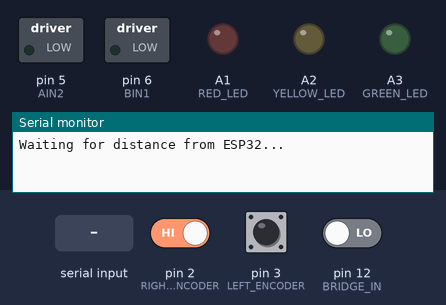
The sketch below on a simulated Arduino Uno, built with avr-gcc and run on an emulated ATmega328P. Parts: switched loads named in the sketch (green lamp = pin HIGH), output pins drawn as LEDs (lit = HIGH), the last lines printed to the serial monitor. The test bench sets the inputs (shaded band); at power-on: pin 12 (BRIDGE_IN) LOW, pin 3 (LEFT_ENCODER) HIGH, pin 2 (RIGHT_ENCODER) HIGH.

Above: at 2.8 s.
2.9 s: "200\n" received over the second serial link
At 5.1 s:
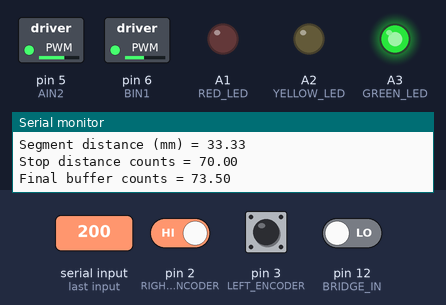
5.9 s: pin 12 (BRIDGE_IN) driven HIGH
At 8.6 s:
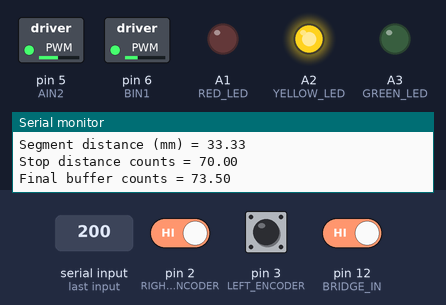
8.9 s: pin 12 (BRIDGE_IN) driven LOW
At 10.3 s:
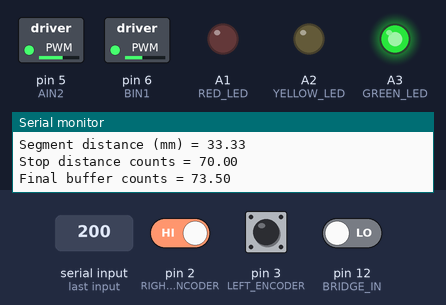
10.4 s: pin 3 (LEFT_ENCODER) pulsed LOW 5 times (0.12 s each, 0.3 s apart)
13.4 s: pin 12 (BRIDGE_IN) driven HIGH
At 13.8 s:
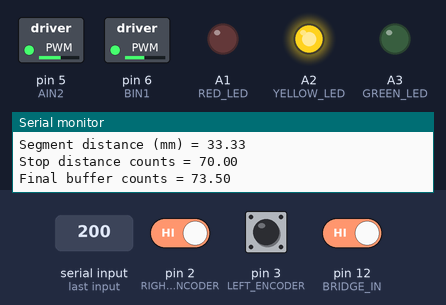
Timing chart, 0 to 15.9 s (numbered marks = the images above; inputs shaded):
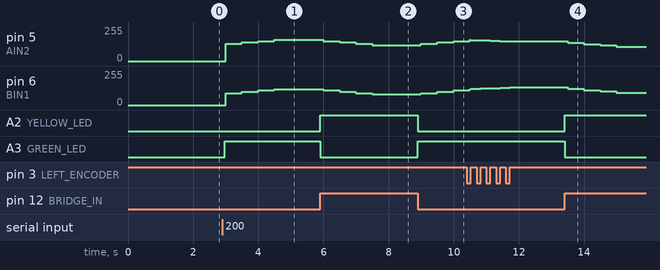

The sketch:

Mirto_Controller.ino
```cpp
#include <SoftwareSerial.h>

// ESP32 TX -> Mirto pin 11
SoftwareSerial sensorSerial(11, 13);  // RX, TX

int averageDistance = 0;

// Motor pins
const int AIN2 = 5;
const int BIN1 = 6;

// Bridge signal from ESP32
const int BRIDGE_IN = 12;

// Encoder pins
const int LEFT_ENCODER = 3;
const int RIGHT_ENCODER = 2;

// LEDs
const int RED_LED = A1;
const int YELLOW_LED = A2;
const int GREEN_LED = A3;

// Encoder counts
volatile long leftCount = 0;
volatile long rightCount = 0;

// Distance calculation
const float COUNT_PER_MM = 2.1;

// Final safety buffer before the barrier
const float FINAL_BUFFER_MM = 35.0;

// Speed settings
const int NORMAL_SPEED = 120;
const int BRIDGE_SPEED = 80;

const int MIN_SPEED = 80;
const int MAX_SPEED = 255;

// Smooth acceleration/deceleration
const int SPEED_STEP = 10;
const unsigned long SPEED_UPDATE_MS = 500;

unsigned long lastSpeedUpdate = 0;

// Steering trim
const int LEFT_TRIM = 40;

// Stop calculations
float stopDistance = 0;
float targetCount = 0;
int times = 0;

int targetSpeed = NORMAL_SPEED;
int currentSpeed = BRIDGE_SPEED;

// Straight-line correction
const float KP = 2.5;

long error = 0;

long segmentLeftStart = 0;
long segmentRightStart = 0;

// ============================================
// Encoder interrupts
// ============================================

void leftEncoder() {
  leftCount++;
}

void rightEncoder() {
  rightCount++;
}

// ============================================
// Setup
// ============================================

void setup() {

  delay(2000);

  Serial.begin(9600);
  sensorSerial.begin(9600);

  Serial.println("Waiting for distance from ESP32...");

  while (averageDistance < 100) {

    if (sensorSerial.available() > 0) {

      String s =
        sensorSerial.readStringUntil('\n');

      Serial.print("Received: [");
      Serial.print(s);
      Serial.println("]");

      averageDistance = s.toInt();

      Serial.print("Parsed value: ");
      Serial.println(averageDistance);
    }
  }

  Serial.print("Received distance = ");
  Serial.print(averageDistance);
  Serial.println(" mm");

  // Divide measured distance into 6 equal sections
  stopDistance =
    (averageDistance / 6.0) *
    COUNT_PER_MM;

  targetCount = stopDistance;

  Serial.print("Segment distance (mm) = ");
  Serial.println(averageDistance / 6.0);

  Serial.print("Stop distance counts = ");
  Serial.println(stopDistance);

  pinMode(AIN2, OUTPUT);
  pinMode(BIN1, OUTPUT);

  pinMode(BRIDGE_IN, INPUT);

  pinMode(LEFT_ENCODER, INPUT_PULLUP);
  pinMode(RIGHT_ENCODER, INPUT_PULLUP);

  pinMode(RED_LED, OUTPUT);
  pinMode(YELLOW_LED, OUTPUT);
  pinMode(GREEN_LED, OUTPUT);

  digitalWrite(RED_LED, LOW);
  digitalWrite(YELLOW_LED, LOW);
  digitalWrite(GREEN_LED, HIGH);

  attachInterrupt(
    digitalPinToInterrupt(LEFT_ENCODER),
    leftEncoder,
    RISING);

  attachInterrupt(
    digitalPinToInterrupt(RIGHT_ENCODER),
    rightEncoder,
    RISING);

  analogWrite(AIN2, 0);
  analogWrite(BIN1, 0);

  noInterrupts();
  leftCount = 0;
  rightCount = 0;
  interrupts();

  segmentLeftStart = 0;
  segmentRightStart = 0;

  Serial.print("Final buffer counts = ");
  Serial.println(FINAL_BUFFER_MM * COUNT_PER_MM);
}

// ============================================
// Main loop
// ============================================

void loop() {

  driveForward();

  while (true) {
  }
}

// ============================================
// Driving logic
// ============================================

void driveForward() {

  while (true) {

    if (digitalRead(BRIDGE_IN) == HIGH) {

      targetSpeed = BRIDGE_SPEED;

      digitalWrite(GREEN_LED, LOW);
      digitalWrite(YELLOW_LED, HIGH);

    } else {

      targetSpeed = NORMAL_SPEED;

      digitalWrite(GREEN_LED, HIGH);
      digitalWrite(YELLOW_LED, LOW);
    }

    // Smooth speed ramp
    unsigned long now = millis();

    if (now - lastSpeedUpdate >= SPEED_UPDATE_MS) {

      lastSpeedUpdate = now;

      if (currentSpeed < targetSpeed) {

        currentSpeed += SPEED_STEP;

        if (currentSpeed > targetSpeed) {
          currentSpeed = targetSpeed;
        }

      } else if (currentSpeed > targetSpeed) {

        currentSpeed -= SPEED_STEP;

        if (currentSpeed < targetSpeed) {
          currentSpeed = targetSpeed;
        }
      }
    }

    long left;
    long right;

    noInterrupts();
    left = leftCount;
    right = rightCount;
    interrupts();

    float averageCount =
      (left + right) / 2.0;

    if (averageCount >= targetCount) {

      stop();

      digitalWrite(GREEN_LED, LOW);
      digitalWrite(YELLOW_LED, LOW);
      digitalWrite(RED_LED, HIGH);

      Serial.print("Stop ");
      Serial.println(times + 1);

      Serial.print("Average count = ");
      Serial.println(averageCount);

      Serial.print("Stop error = ");
      Serial.println(error);

      if (times < 5) {

        delay(5000);

        segmentLeftStart = left;
        segmentRightStart = right;

        times++;

        if (times < 5) {

          targetCount += stopDistance;

        } else {

          float finalBufferCounts =
            FINAL_BUFFER_MM *
            COUNT_PER_MM;

          targetCount +=
            stopDistance -
            finalBufferCounts;
        }

        digitalWrite(RED_LED, LOW);

        if (digitalRead(BRIDGE_IN) == HIGH) {
          digitalWrite(YELLOW_LED, HIGH);
        } else {
          digitalWrite(GREEN_LED, HIGH);
        }

        currentSpeed = BRIDGE_SPEED;

        continue;

      } else {

        digitalWrite(GREEN_LED, LOW);
        digitalWrite(YELLOW_LED, LOW);
        digitalWrite(RED_LED, HIGH);

        Serial.println("Finished");
        return;
      }
    }

    error =
      (left - segmentLeftStart) -
      (right - segmentRightStart);

    float correction =
      constrain(
        KP * error,
        -120,
        120);

    int leftSpeed =
      constrain(
        currentSpeed +
        LEFT_TRIM -
        correction,
        MIN_SPEED,
        MAX_SPEED);

    int rightSpeed =
      constrain(
        currentSpeed +
        correction,
        MIN_SPEED,
        MAX_SPEED);

    analogWrite(
      AIN2,
      leftSpeed);

    analogWrite(
      BIN1,
      rightSpeed);
  }
}

// ============================================
// Stop motors
// ============================================

void stop() {

  analogWrite(AIN2, 0);
  analogWrite(BIN1, 0);
}
```

Measured:
- after the input at 2.9 s, pin 5 (AIN2): 0/255 → 130/255 after 0.09 s, → 140/255 0.50 s later, → 150/255 0.50 s later, → 160/255 0.50 s later; pin 6 (BIN1): 0/255 → 90/255 after 0.09 s, → 100/255 0.50 s later, → 110/255 0.50 s later, → 120/255 0.50 s later; A3 (GREEN_LED): LOW → HIGH after 0.06 s
- after the input at 5.9 s, pin 5 (AIN2): 160/255 → 150/255 after 0.09 s, → 140/255 0.50 s later, → 130/255 0.50 s later, → 120/255 0.50 s later; pin 6 (BIN1): 120/255 → 110/255 after 0.09 s, → 100/255 0.50 s later, → 90/255 0.50 s later, → 80/255 0.50 s later; A2 (YELLOW_LED): LOW → HIGH at once; A3 (GREEN_LED): HIGH → LOW at once
- after the input at 8.9 s, pin 5 (AIN2): 120/255 → 130/255 after 0.09 s, → 140/255 0.50 s later, → 150/255 0.50 s later; pin 6 (BIN1): 80/255 → 90/255 after 0.09 s, → 100/255 0.50 s later, → 110/255 0.50 s later; A2 (YELLOW_LED): HIGH → LOW at once; A3 (GREEN_LED): LOW → HIGH at once
- after the input at 13.4 s, pin 5 (AIN2): 147/255 → 137/255 after 0.09 s, → 127/255 0.50 s later, → 117/255 0.50 s later, → 107/255 0.50 s later; pin 6 (BIN1): 132/255 → 122/255 after 0.09 s, → 112/255 0.50 s later, → 102/255 0.50 s later, → 92/255 0.50 s later; A2 (YELLOW_LED): LOW → HIGH at once; A3 (GREEN_LED): HIGH → LOW at once
